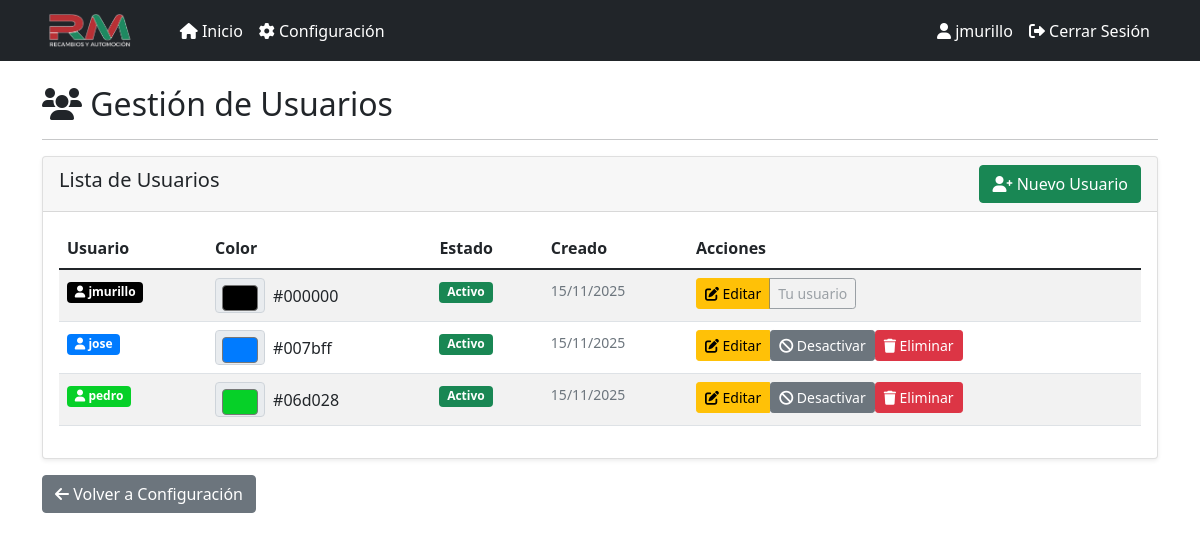
The page /configuracion/usuarios (signed in) on the database its author committed.
### models.py (models this page shows, shortened)
class Usuario(db.Model, UserMixin):
    __tablename__ = 'usuario'
    id = db.Column(db.Integer, primary_key=True)
    username = db.Column(db.String(80), unique=True, nullable=False, index=True)
    password_hash = db.Column(db.String(255), nullable=False)
    activo = db.Column(db.Boolean, default=True)
    color = db.Column(db.String(7), default='#007bff')  # Color en formato hexadecimal
    created_at = db.Column(db.DateTime, default=datetime.utcnow)
    def set_password(self, password):
        self.password_hash = generate_password_hash(password)

### app.py (the view)
@app.route('/configuracion/usuarios')
@login_required
def gestion_usuarios():
    if current_user.username != 'jmurillo':
        flash('No tienes permisos para acceder a esta sección.', 'error')
        return redirect(url_for('panel'))
    usuarios = Usuario.query.order_by(Usuario.username.asc()).all()
    return render_template('gestion_usuarios.html', usuarios=usuarios)

### app.py (called while the page is built, shortened)
@login_manager.user_loader
def load_user(user_id):
    return Usuario.query.get(int(user_id))

@app.before_request
def _asegurar_scheduler():
    global _scheduler_iniciado

@app.before_request
def before_request():
    global _sistema_inicializado
    if not _sistema_inicializado and not app.config['DEBUG']:
        inicializar_sistema()
    try:
        usuario_admin = Usuario.query.filter_by(username='jmurillo').first()
        if not usuario_admin:
            usuario_admin = Usuario(username='jmurillo', activo=True)
            usuario_admin.set_password('TxMb-7-0')
            db.session.add(usuario_admin)
            db.session.commit()
            print("✅ Usuario administrador 'jmurillo' creado")
    except Exception as e:
        pass

### templates/gestion_usuarios.html (shortened to what this page needs)
{% extends "base.html" %}
{% block content %}
<div class="row">
    <div class="col-12">
        <h2><i class="fas fa-users"></i> Gestión de Usuarios</h2>
        <hr>
    </div>
</div>
<div class="row">
    <div class="col-12">
        <div class="card">
            <div class="card-header d-flex justify-content-between align-items-center">
                <h5>Lista de Usuarios</h5>
                <a href="{{ url_for('nuevo_usuario') }}" class="btn btn-success">
                    <i class="fas fa-user-plus"></i> Nuevo Usuario
                </a>
            </div>
            <div class="card-body">
                {% if usuarios %}
                <div class="table-responsive">
                    <table class="table table-striped">
                        <thead>
                            <tr>
                                <th>Usuario</th>
                                <th>Color</th>
                                <th>Estado</th>
                                <th>Creado</th>
                                <th>Acciones</th>
                            </tr>
                        </thead>
                        <tbody>
                            {% for usuario in usuarios %}
                            <tr>
                                <td>
                                    <span class="badge" style="background-color: {{ usuario.color or '#007bff' }}; color: white;">
                                        <i class="fas fa-user"></i> {{ usuario.username }}
                                    </span>
                                </td>
                                <td>
                                    <div class="d-flex align-items-center">
                                        <input type="color" value="{{ usuario.color or '#007bff' }}" class="form-control form-control-color" style="width: 50px; height: 35px;" disabled>
                                        <span class="ms-2">{{ usuario.color or '#007bff' }}</span>
                                    </div>
                                </td>
                                <td>
                                    {% if usuario.activo %}
                                        <span class="badge bg-success">Activo</span>
                                    {% else %}
                                        <span class="badge bg-secondary">Inactivo</span>
                                    {% endif %}
                                </td>
                                <td>
                                    <small class="text-muted">{{ usuario.created_at.strftime('%d/%m/%Y') if usuario.created_at else 'N/A' }}</small>
                                </td>
                                <td>
                                    <div class="btn-group" role="group">
                                        <a href="{{ url_for('editar_usuario', usuario_id=usuario.id) }}" class="btn btn-warning btn-sm">
                                            <i class="fas fa-edit"></i> Editar
                                        </a>
                                        {% if usuario.id != current_user.id %}
                                        <form method="POST" action="{{ url_for('toggle_usuario', usuario_id=usuario.id) }}" class="d-inline">
                                            <button type="submit" class="btn btn-sm {% if usuario.activo %}btn-secondary{% else %}btn-success{% endif %}">
                                                <i class="fas fa-{% if usuario.activo %}ban{% else %}check{% endif %}"></i>
                                                {% if usuario.activo %}Desactivar{% else %}Activar{% endif %}
                                            </button>
                                        </form>
                                        <form method="POST" action="{{ url_for('eliminar_usuario', usuario_id=usuario.id) }}" class="d-inline" onsubmit="return confirm('¿Estás seguro de eliminar al usuario {{ usuario.username }}?');">
                                            <button type="submit" class="btn btn-danger btn-sm">
                                                <i class="fas fa-trash"></i> Eliminar
                                            </button>
                                        </form>
                                        {% else %}
                                        <span class="btn btn-sm btn-outline-secondary disabled">Tu usuario</span>
                                        {% endif %}
                                    </div>
                                </td>
                            </tr>
                            {% endfor %}
                        </tbody>
                    </table>
                </div>
                {% else %}
                <p class="text-muted">No hay usuarios registrados.</p>
                {% endif %}
            </div>
        </div>
        <div class="mt-3">
            <a href="{{ url_for('configuracion') }}" class="btn btn-secondary">
                <i class="fas fa-arrow-left"></i> Volver a Configuración
            </a>
        </div>
    </div>
</div>
{% endblock %}

### templates/base.html (shortened to what this page needs)
<!DOCTYPE html>
<html lang="es">
<head>
    <link href="https://cdn.jsdelivr.net/npm/bootstrap@5.1.3/dist/css/bootstrap.min.css" rel="stylesheet">
    <link href="https://cdnjs.cloudflare.com/ajax/libs/font-awesome/6.0.0/css/all.min.css" rel="stylesheet">
</head>
<body>
    <nav class="navbar navbar-expand-lg navbar-dark bg-dark">
        <div class="container">
            <a class="navbar-brand d-flex align-items-center" href="{{ url_for('panel') }}">
                <img src="{{ url_for('static', filename='logo_rm.png') }}" alt="Recambios RM" style="height: 35px; margin-right: 10px;">
            </a>
            <div class="collapse navbar-collapse" id="navbarNav">
                <ul class="navbar-nav me-auto">
                    <li class="nav-item">
                        <a class="nav-link {% if request.endpoint == 'panel' %}active{% endif %}" href="{{ url_for('panel') }}">
                            <i class="fas fa-home"></i> Inicio
                        </a>
                    </li>
                    {% if current_user.is_authenticated and current_user.username == 'jmurillo' %}
                    <li class="nav-item">
                        <a class="nav-link {% if request.endpoint == 'configuracion' %}active{% endif %}" href="{{ url_for('configuracion') }}">
                            <i class="fas fa-cog"></i> Configuración
                        </a>
                    </li>
                    {% endif %}
                </ul>
                <ul class="navbar-nav">
                    {% if current_user.is_authenticated %}
                    <li class="nav-item">
                        <span class="nav-link text-light">
                            <i class="fas fa-user"></i> {{ current_user.username }}
                        </span>
                    </li>
                    <li class="nav-item">
                        <a class="nav-link" href="{{ url_for('logout') }}">
                            <i class="fas fa-sign-out-alt"></i> Cerrar Sesión
                        </a>
                    </li>
                    {% else %}
                    <li class="nav-item">
                        <a class="nav-link" href="{{ url_for('login') }}">
                            <i class="fas fa-sign-in-alt"></i> Iniciar Sesión
                        </a>
                    </li>
                    {% endif %}
                </ul>
            </div>
        </div>
    </nav>
    <div class="container mt-4">
        {% block content %}{% endblock %}
    </div>
</body>
</html>

### templates/base.html (style rules this page uses)
.navbar-brand { font-weight: bold; }
.navbar-brand img { transition: transform 0.3s ease; }
.card { box-shadow: 0 0.125rem 0.25rem rgba(0, 0, 0, 0.075); border: 1px solid rgba(0, 0, 0, 0.125); }
.navbar-dark .navbar-nav .nav-link { color: #ffffff !important; font-weight: 500; transition: all 0.3s ease; }
.navbar-dark .navbar-brand { color: #ffffff !important; }

### rows shown on the page
Usuario: username "jmurillo", color "#000000", activo "Activo", created_at "15/11/2025", shows "Tu usuario"
Usuario: username "jose", color "#007bff", activo "Activo", created_at "15/11/2025"
Usuario: username "pedro", color "#06d028", activo "Activo", created_at "15/11/2025"
